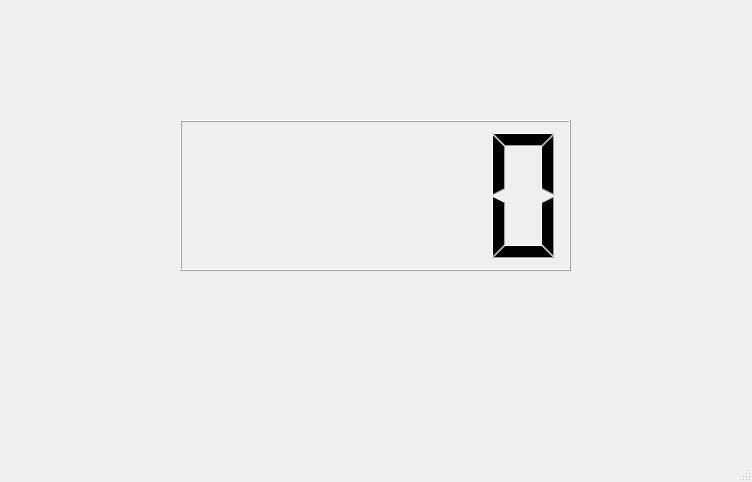
<?xml version="1.0" encoding="UTF-8"?>
<ui version="4.0">
 <class>MainWindow</class>
 <widget class="QMainWindow" name="MainWindow">
  <property name="geometry">
   <rect>
    <x>0</x>
    <y>0</y>
    <width>752</width>
    <height>482</height>
   </rect>
  </property>
  <property name="windowTitle">
   <string>MainWindow</string>
  </property>
  <widget class="QWidget" name="centralwidget">
   <widget class="QLabel" name="label">
    <property name="geometry">
     <rect>
      <x>20</x>
      <y>10</y>
      <width>121</width>
      <height>71</height>
     </rect>
    </property>
    <property name="text">
     <string/>
    </property>
    <property name="pixmap">
     <pixmap resource="../Imagenes/recursos.qrc">:/Logos/logoUat.png</pixmap>
    </property>
    <property name="scaledContents">
     <bool>true</bool>
    </property>
   </widget>
   <widget class="QLabel" name="label_4">
    <property name="geometry">
     <rect>
      <x>620</x>
      <y>0</y>
      <width>121</width>
      <height>71</height>
     </rect>
    </property>
    <property name="text">
     <string/>
    </property>
    <property name="pixmap">
     <pixmap resource="../Imagenes/recursos.qrc">:/Logos/FI_LOGO.png</pixmap>
    </property>
    <property name="scaledContents">
     <bool>true</bool>
    </property>
   </widget>
   <widget class="QLabel" name="label_5">
    <property name="geometry">
     <rect>
      <x>620</x>
      <y>350</y>
      <width>121</width>
      <height>71</height>
     </rect>
    </property>
    <property name="text">
     <string/>
    </property>
    <property name="pixmap">
     <pixmap resource="../Imagenes/recursos.qrc">:/Logos/equipo.jpeg</pixmap>
    </property>
    <property name="scaledContents">
     <bool>true</bool>
    </property>
   </widget>
   <widget class="QLCDNumber" name="lcdNumber">
    <property name="geometry">
     <rect>
      <x>180</x>
      <y>120</y>
      <width>391</width>
      <height>151</height>
     </rect>
    </property>
   </widget>
  </widget>
  <widget class="QMenuBar" name="menubar">
   <property name="geometry">
    <rect>
     <x>0</x>
     <y>0</y>
     <width>752</width>
     <height>24</height>
    </rect>
   </property>
  </widget>
  <widget class="QStatusBar" name="statusbar"/>
 </widget>
 <resources>
  <include location="../Imagenes/recursos.qrc"/>
 </resources>
 <connections/>
</ui>
